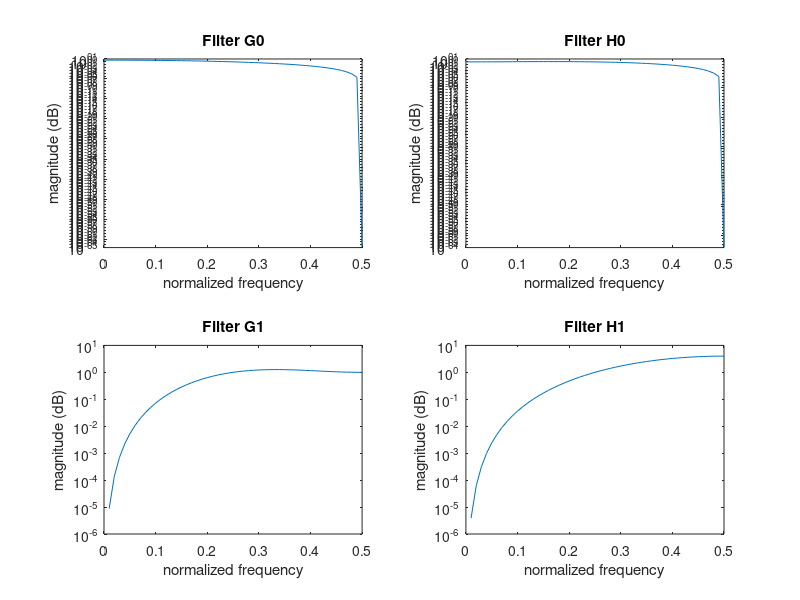

This chart was generated by the following MATLAB code:
nu=[0:0.01:1/2];
G0=1/2*(1+exp(-2*pi*j*nu)).^2;
H1=1/2*(1-exp(-2*pi*j*nu)).^2;
H0=1/8*(-1+2*exp(-2*pi*j*nu)+6*exp(-4*pi*j*nu)+2*exp(-6*pi*j*nu)-exp(-8*pi*j*nu));
G1=-1/8*(-1-2*exp(-2*pi*j*nu)+6*exp(-4*pi*j*nu)-2*exp(-6*pi*j*nu)-exp(-8*pi*j*nu));
figure
subplot(221)
plot(nu,abs(G0).^2)
set(gca,'YScale','log')
xlabel('normalized frequency')
ylabel('magnitude (dB)')
title('Filter G0')
subplot(222)
plot(nu,abs(H0).^2)
set(gca,'YScale','log')
xlabel('normalized frequency')
ylabel('magnitude (dB)')
title('Filter H0')
subplot(223)
plot(nu,abs(G1).^2)
set(gca,'YScale','log')
xlabel('normalized frequency')
ylabel('magnitude (dB)')
title('Filter G1')
subplot(224)
plot(nu,abs(H1).^2)
set(gca,'YScale','log')
xlabel('normalized frequency')
ylabel('magnitude (dB)')
title('Filter H1')